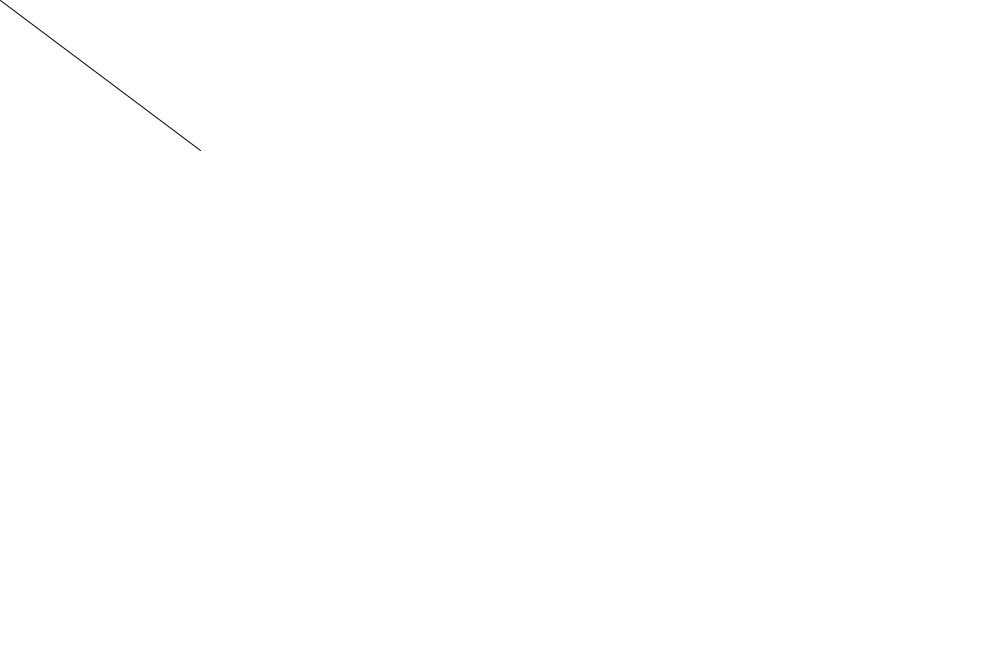
Frame 1 (no input)
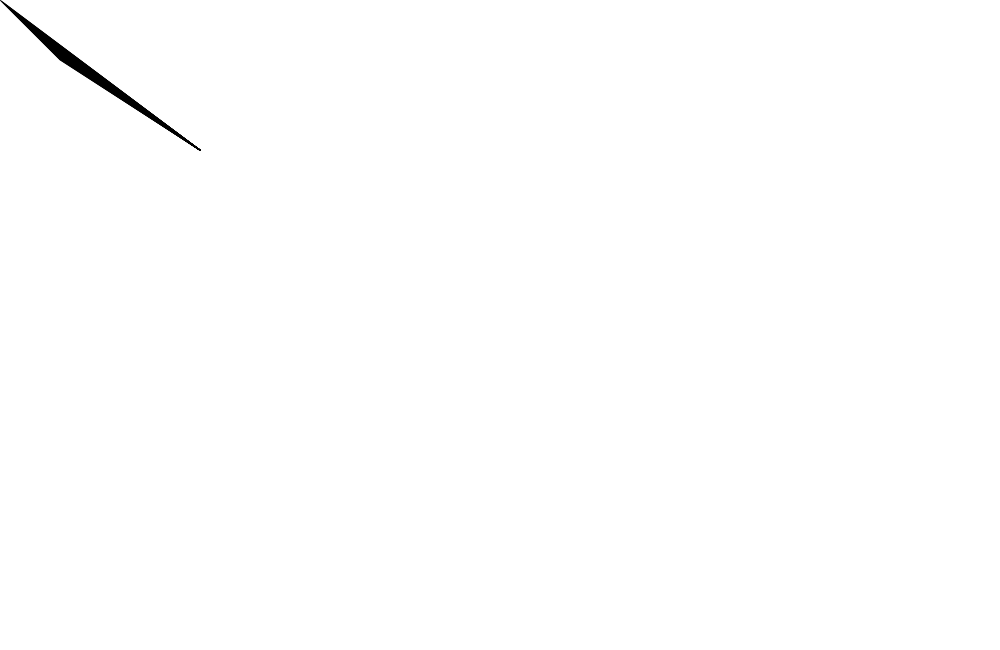
Frame 60 (the mouse pressed at the canvas centre just before this capture)
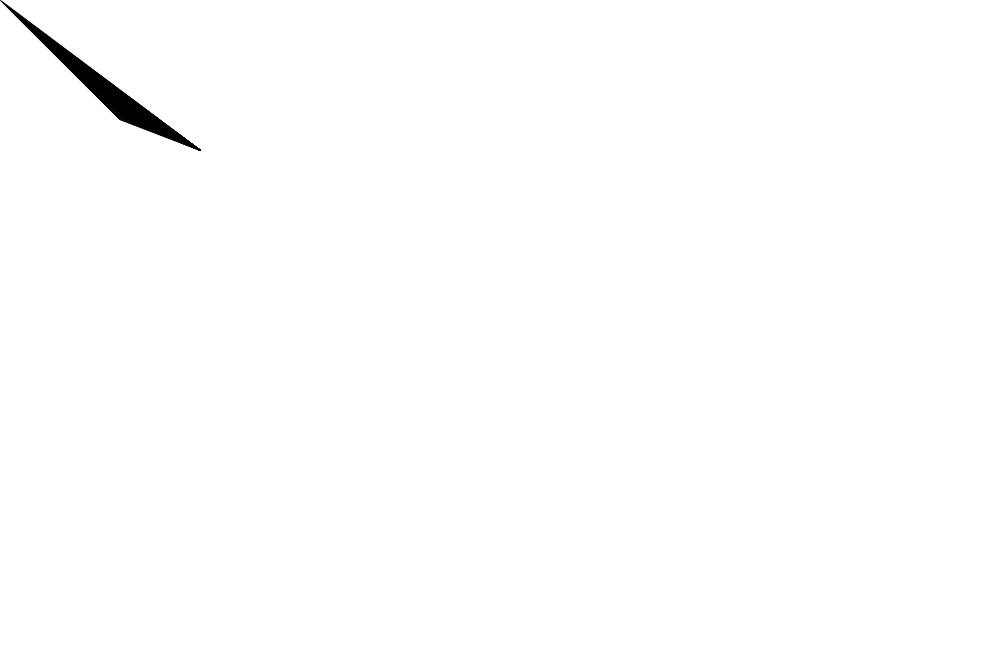
Frame 120 (the mouse held since frame 60 and released just before this capture)

The Processing sketch that drew these frames (run headless with seeded random() and noise(); from frame 60 on, the mouse is pressed at the canvas centre):

// Processing sketch: processing_115024
// ── processing_115024.pde

int y = 0;
int x = 0;

void setup(){
  size(1000,650);
  background(255);
}

void draw(){


line(200,150,y,x);

y = y + 1;
x = x + 1;

}
